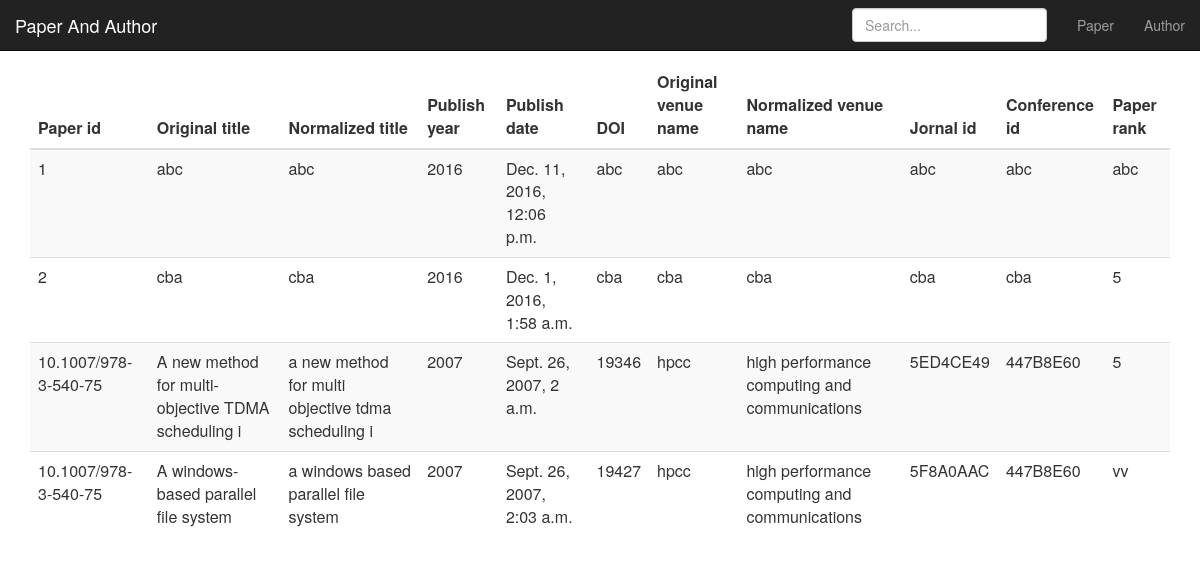
/paper/, run on an earlier commit of the app's database.
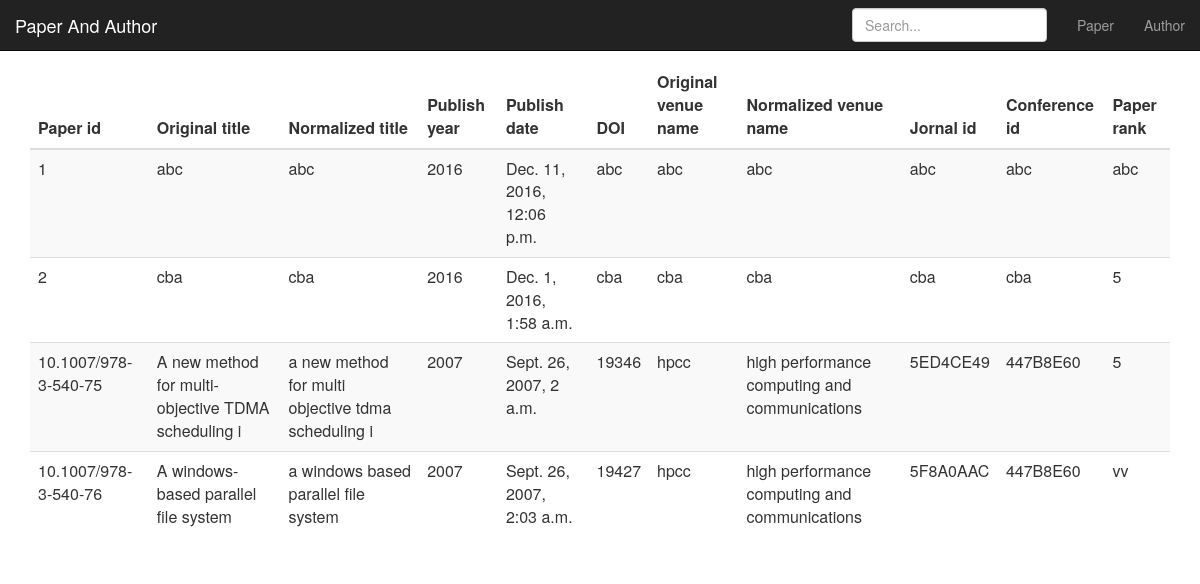
And on a later commit of the database.
### paper/models.py (models this page shows, shortened)
class Paper(models.Model):
    paper_id = models.CharField(max_length=50)
    original_title = models.CharField(max_length=50)
    normalized_title = models.CharField(max_length=50)
    publish_year = models.IntegerField()
    publish_date = models.DateTimeField()
    DOI = models.CharField(max_length=50)
    original_venue_name = models.CharField(max_length=50)
    normalized_venue_name = models.CharField(max_length=50)
    jornal_id = models.CharField(max_length=50)
    conference_id = models.CharField(max_length=50)
    paper_rank = models.CharField(max_length=50)

### paper/views.py (the view)
# urls.py: url(r'^paper/$', paper_views.paper_list),
def paper_list(request):
    if request.GET.get('id'):
        papers = Paper.objects.filter(paper_id=request.GET.get('id'))
    else:
        papers = Paper.objects.all()
    return render(request, 'paper.html', locals())

### templates/paper.html
{% include "base.html" %}
{% include "nav.html" %}
<body>
<div class="container projects">
<h2 class="sub-header">Section title</h2>
<div class="table-responsive">
	<table class="table table-striped">
		<thead>
			<tr>
				<th>Paper id</th>
				<th>Original title</th>
				<th>Normalized title</th>
				<th>Publish year</th>
				<th>Publish date</th>
				<th>DOI</th>
				<th>Original venue name</th>
				<th>Normalized venue name</th>
				<th>Jornal id</th>
				<th>Conference id</th>
				<th>Paper rank</th>
			</tr>
		</thead>
		<tbody>
		{% for paper in papers %}
		<tr>
			<td>{{paper.paper_id}}</td>
			<td>{{paper.original_title}}</td>
			<td>{{paper.normalized_title}}</td>
			<td>{{paper.publish_year}}</td>
			<td>{{paper.publish_date}}</td>
			<td>{{paper.DOI}}</td>
			<td>{{paper.original_venue_name}}</td>
			<td>{{paper.normalized_venue_name}}</td>
			<td>{{paper.jornal_id}}</td>
			<td>{{paper.conference_id}}</td>
			<td>{{paper.paper_rank}}</td>
		</tr>
		{% endfor %}
		</tbody>
	</table>
</div>
</div>
</body>

What changed in the data, as far as the page shows it:
changed Paper "A windows-based parallel file system": paper_id "10.1007/978-3-540-75" → "10.1007/978-3-540-76"
